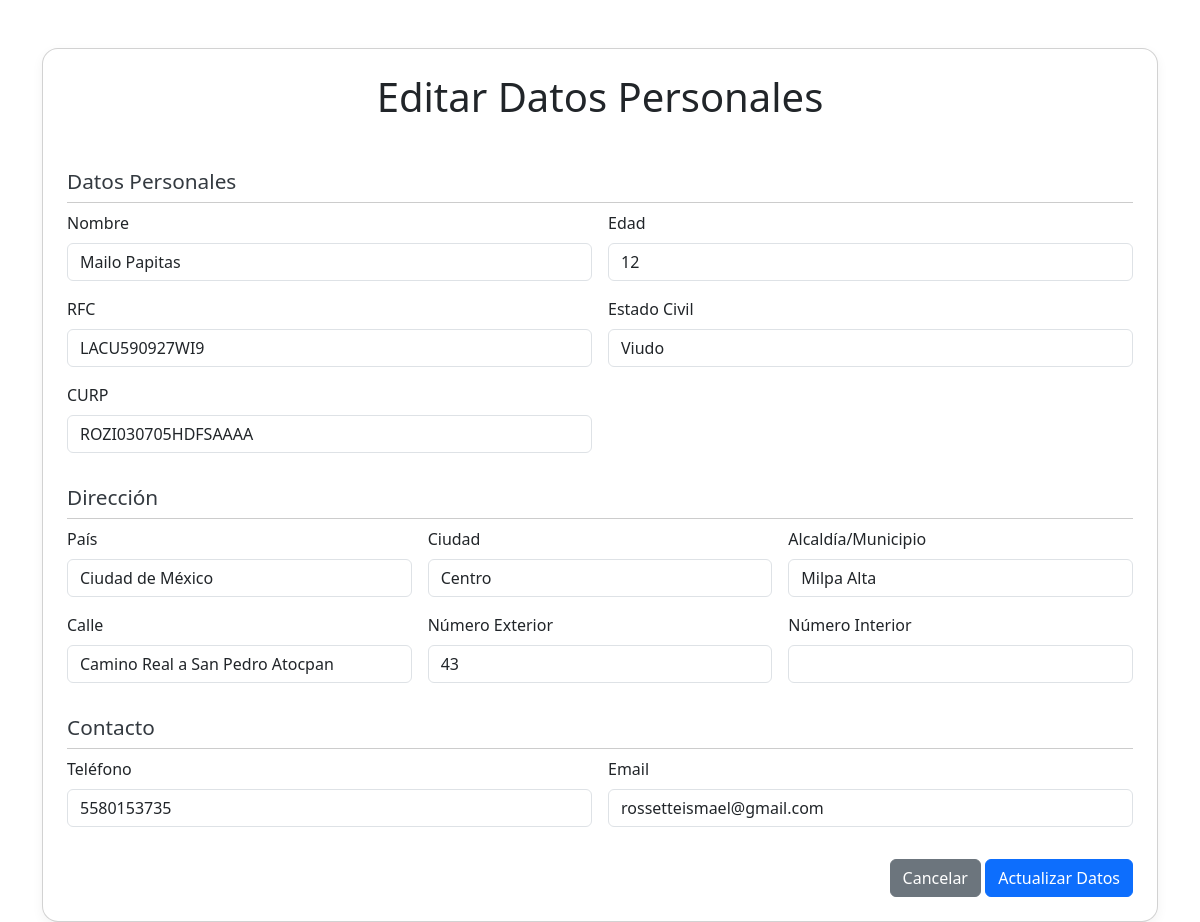
Page /views/actualizarDatos.php?id=3 (signed in) on the committed database.
### tables this page shows
CREATE TABLE `datospersonales` (
  `idDatosPersonales` int(11) NOT NULL,
  `Nombre` varchar(100) DEFAULT NULL,
  `Edad` int(11) DEFAULT NULL,
  `RFC` varchar(20) DEFAULT NULL,
  `EstadoCivil` varchar(50) DEFAULT NULL,
  `CURP` varchar(20) DEFAULT NULL,
  `idDomicilio` int(11) DEFAULT NULL,
  `idContacto` int(11) DEFAULT NULL
);

CREATE TABLE `direccion` (
  `idDireccion` int(11) NOT NULL,
  `Pais` varchar(100) DEFAULT NULL,
  `Ciudad` varchar(100) DEFAULT NULL,
  `AlcaldiaMunicipio` varchar(100) DEFAULT NULL,
  `Calle` varchar(100) DEFAULT NULL,
  `NumeroExterior` varchar(20) DEFAULT NULL,
  `NumeroInterior` varchar(20) DEFAULT NULL
);

CREATE TABLE `contacto` (
  `idContacto` int(11) NOT NULL,
  `Telefono` varchar(20) DEFAULT NULL,
  `Email` varchar(100) DEFAULT NULL
);

### views/actualizarDatos.php (the view, shortened to what this page needs)
<?php
include "../includes/db.php";
$id = $_GET['id'];
$query = "
    SELECT
        dp.idDatosPersonales,
        dp.Nombre,
        dp.Edad,
        dp.RFC,
        dp.EstadoCivil,
        dp.CURP,
        d.pais,
        d.Ciudad,
        d.AlcaldiaMunicipio,
        d.Calle,
        d.NumeroExterior,
        d.NumeroInterior,
        c.Telefono,
        c.Email
    FROM DatosPersonales dp
    JOIN Direccion d ON dp.idDomicilio = d.idDireccion
    JOIN Contacto c ON dp.idContacto = c.idContacto
    WHERE dp.idDatosPersonales = ?
";
$stmt = $conexion->prepare($query);
$stmt->bind_param("i", $id);
$stmt->execute();
$result = $stmt->get_result();
$row = $result->fetch_assoc();
?>
<!DOCTYPE html>
<html lang="es">
<head>
    <link rel="stylesheet" href="https://cdn.jsdelivr.net/npm/bootstrap@5.3.3/dist/css/bootstrap.min.css">
    <link rel="stylesheet" href="../css/formulario.css">
</head>
<body>
    <div class="container mt-5">
        <div class="card p-4">
            <h1 class="text-center mb-4">Editar Datos Personales</h1>
            <form action="../includes/controllers/actualizar.php" method="post">
                <div class="form-section">
                    <h2>Datos Personales</h2>
                    <div class="row g-3">
                        <div class="col-md-6">
                            <label for="nombre" class="form-label">Nombre</label>
                            <input type="text" id="nombre" name="nombre" class="form-control" value="<?= htmlspecialchars($row['Nombre']) ?>" required autocomplete="off">
                        </div>
                        <div class="col-md-6">
                            <label for="edad" class="form-label">Edad</label>
                            <input type="number" id="edad" name="edad" class="form-control" value="<?= $row['Edad'] ?>" required>
                        </div>
                        <div class="col-md-6">
                            <label for="rfc" class="form-label">RFC</label>
                            <input type="text" id="rfc" name="rfc" class="form-control" value="<?= $row['RFC'] ?>" required>
                        </div>
                        <div class="col-md-6">
                            <label for="estadoCivil" class="form-label">Estado Civil</label>
                            <input type="text" id="estadoCivil" name="estadoCivil" class="form-control" value="<?= $row['EstadoCivil'] ?>" required>
                        </div>
                        <div class="col-md-6">
                            <label for="curp" class="form-label">CURP</label>
                            <input type="text" id="curp" name="curp" class="form-control" value="<?= $row['CURP'] ?>" required>
                        </div>
                    </div>
                </div>
                <div class="form-section mt-4">
                    <h2>Dirección</h2>
                    <div class="row g-3">
                        <div class="col-md-4">
                            <label for="pais" class="form-label">País</label>
                            <input type="text" id="pais" name="pais" class="form-control" value="<?= $row['pais'] ?>" required>
                        </div>
                        <div class="col-md-4">
                            <label for="ciudad" class="form-label">Ciudad</label>
                            <input type="text" id="ciudad" name="ciudad" class="form-control" value="<?= $row['Ciudad'] ?>" required>
                        </div>
                        <div class="col-md-4">
                            <label for="alcaldia" class="form-label">Alcaldía/Municipio</label>
                            <input type="text" id="alcaldia" name="alcaldia" class="form-control" value="<?= $row['AlcaldiaMunicipio'] ?>" required>
                        </div>
                        <div class="col-md-4">
                            <label for="calle" class="form-label">Calle</label>
                            <input type="text" id="calle" name="calle" class="form-control" value="<?= $row['Calle'] ?>" required>
                        </div>
                        <div class="col-md-4">
                            <label for="numeroExterior" class="form-label">Número Exterior</label>
                            <input type="text" id="numeroExterior" name="numeroExterior" class="form-control" value="<?= $row['NumeroExterior'] ?>" required>
                        </div>
                        <div class="col-md-4">
                            <label for="numeroInterior" class="form-label">Número Interior</label>
                            <input type="text" id="numeroInterior" name="numeroInterior" class="form-control" value="<?= $row['NumeroInterior'] ?>">
                        </div>
                    </div>
                </div>
                <div class="form-section mt-4">
                    <h2>Contacto</h2>
                    <div class="row g-3">
                        <div class="col-md-6">
                            <label for="telefono" class="form-label">Teléfono</label>
                            <input type="text" id="telefono" name="telefono" class="form-control" value="<?= $row['Telefono'] ?>" required>
                        </div>
                        <div class="col-md-6">
                            <label for="email" class="form-label">Email</label>
                            <input type="email" id="email" name="email" class="form-control" value="<?= $row['Email'] ?>" required>
                        </div>
                    </div>
                </div>
                <div class="mt-4 text-end">
                    <a href="../includes/controllers/actualizar.php" class="btn btn-secondary">Cancelar</a>
                    <input type="submit" class="btn btn-primary" value="Actualizar Datos">
                </div>
            </form>
        </div>
    </div>
</body>
</html>

### css/formulario.css (style rules this page uses)
.form-section { margin-bottom: 2rem; }
.card { border-radius: 1rem; box-shadow: 0 4px 12px rgba(0, 0, 0, 0.05); }
h2 { margin-top: 1.5rem; font-size: 1.3rem; color: #343a40; border-bottom: 1px solid #ccc; padding-bottom: 0.5rem; }
.form-label { font-weight: 500; }

### rows in the picture
datospersonales: nombre "Mailo Papitas", edad "12", rfc "LACU590927WI9", estadoCivil "Viudo", curp "ROZI030705HDFSAAAA", pais "Ciudad de México", ciudad "Centro", alcaldia "Milpa Alta", calle "Camino Real a San Pedro Atocpan", numeroExterior "43", telefono "5580153735", email "rossetteismael@gmail.com"
